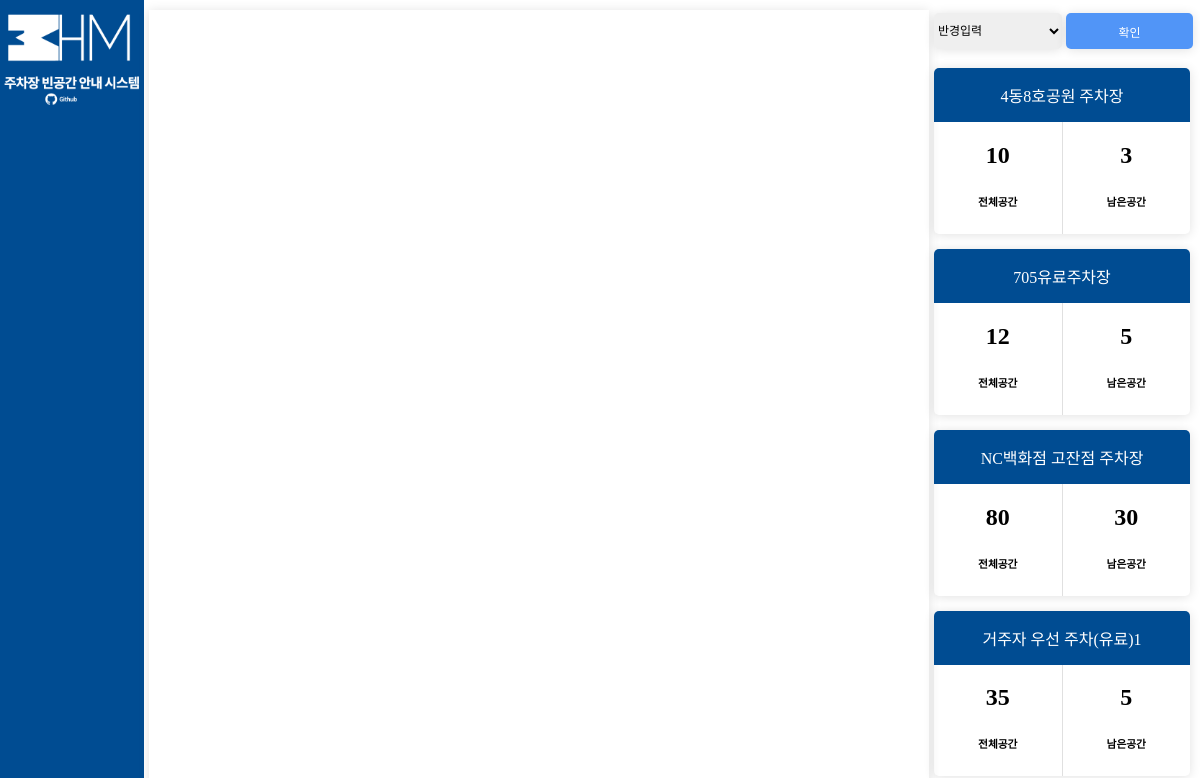
The page / on the database its author committed.
### tables this page shows
CREATE TABLE `parkinglot` (
  `name` varchar(40) NOT NULL,
  `x` decimal(10,6) NOT NULL,
  `y` decimal(10,6) NOT NULL,
  `total_space` int(10) NOT NULL,
  `full_space` int(10) NOT NULL,
  `empty_space` int(10) NOT NULL
);

### index.php (the view, shortened to what this page needs)
<!DOCTYPE html>
<html>
<head>
    <link rel="stylesheet" type="text/css" href="style.css"/>
</head>
<body>
    <div class="box-container">
        <div class="box1">
            <div class="title">
                <img id="example_image_large" src="/img/title.png" alt="HM" title="HM" , width=100%, height=auto>
                <img id="example_image_large" src="/img/title_name.png" alt="주차장 빈공간 안내 시스템" title="주차장 빈공간 안내 시스템" , width=100%, height=auto>
            </div>
            <div class="git">
                <a href="https://github.com/kms2698/H-M", target="_blank">
                    <img id="example_image_large" src="/img/Github.png" alt="github" title="Github로 이동" , width=100%, height=auto>
                </a>
            </div>
        </div>
        <div class="box2">
            <div id="map"></div>
        </div>
        <div class="box3">
            <form class="button" name="form" action="" method="post">
                <select name="radius">
                    <option value=0.05>반경입력</option>
                </select>
                <input type="submit" name="submit" value="확인">
            </form>
            <div class=card_list>
            <?php
                $selected = 100;
                function getDistance($lat1, $lng1, $lat2, $lng2){
                    $earth_radius = 6371;
                    $dLat = deg2rad($lat2 - $lat1);
                    $dLon = deg2rad($lng2 - $lng1);
                    $a = sin($dLat/2) * sin($dLat/2) + cos(deg2rad($lat1)) * cos(deg2rad($lat2)) * sin($dLon/2) * sin($dLon/2);
                    $c = 2 * asin(sqrt($a));
                    $d = $earth_radius * $c;
                    return $d;
                }
                $conn = mysqli_connect("localhost","root",root,'hm');
                $result = mysqli_query($conn,"SELECT * FROM parkinglot");
                while($row = mysqli_fetch_array($result)){
                    if(getDistance($row['x'],$row['y'],37.296352,126.838889) < $selected ){
                        echo    '<div class="card">';
                        echo        '<div class="header">';
                        echo             '' . $row['name'] . '';
                        echo         '</div>';
                        echo         '<div class="block">';
                        echo             '<div class="total-block">';
                        echo                 '<div>';
                        echo                     '<h2>'. $row['total_space'] .'</h2>';
                        echo                 '</div>';
                        echo                 '<div>';
                        echo                     '<h6>전체공간</h6>';
                        echo                 '</div>';
                        echo             '</div>';
                        echo             '<div class="recent-block">';
                        echo                 '<div>';
                        echo                     '<h2>'. $row['empty_space'] .'</h2>';
                        echo                 '</div>';
                        echo                 '<div>';
                        echo                     '<h6>남은공간</h6>';
                        echo                 '</div>';
                        echo             '</div>';
                        echo         '</div>';
                        echo     '</div>';
                    }
                }
                ?>
            </div>
        </div>
    </div>
</body>
</html>

### style.css (style rules this page uses)
html,body { height: 100%; margin: 0; }
.box-container { display: flex; width: 100%; height: 100%; }
.box1 { background-color: #004c92; width: 12%; height: 100%; }
.title { text-align: center; color: #fff; overflow: hidden; }
.title img { max-width: 100%; height: auto; display: block; }
.box2 { width: 65%; height: 100%; }
#map { margin-left: 5px; margin-top: 10px; width: 100%; height: 98%; box-shadow: 0 1px 11px 0 rgba(0, 0, 0, 0.12); }
.box3 { width: 23%; }
.card { margin-top: 15px; margin-left: 10px; margin-right: 10px; border-radius: 5px; box-shadow: 0 1px 11px 0 rgba(0, 0, 0, 0.12); text-align: center; vertical-align: middle; }
.card_list { overflow: auto; height: 92%; }
.button { height: 5%; }
.block { display: flex; }
.header { background-color: #004c92; color: #fff; height: 100%; padding-top: 15px; padding-bottom: 15px; font-size: 12pt; border-radius: 5px 5px 0px 0px; display: flex; align-items: center; flex-direction: column; word-break : nowrap; }
.total-block { width: 50%; border-right: 1px solid #e0e0e0; }
.recent-block { width: 50%; }
select { width: 48%; height: 36px; border: 0px solid #ddd; box-shadow: 0 1px 11px 0 rgba(0, 0, 0, 0.12); border-radius: 5px; padding-right: 10px; font-size: 12px; }
input { width: 48%; height: 36px; border: 0px solid #ddd; box-shadow: 0 1px 11px 0 rgba(0, 0, 0, 0.12); vertical-align: bottom; background: #5195f7; border-radius: 5px; color: white; font-size: 12px; }
form.button { padding-top: 13px; padding-left: 10px; }
@media (min-width: 800px) { #example_image_large { display: block; } }

### rows shown on the page
parkinglot: name "4동8호공원 주차장", total_space "10", empty_space "3"
parkinglot: name "705유료주차장", total_space "12", empty_space "5"
parkinglot: name "NC백화점 고잔점 주차장", total_space "80", empty_space "30"
parkinglot: name "거주자 우선 주차(유료)1", total_space "35", empty_space "5"
